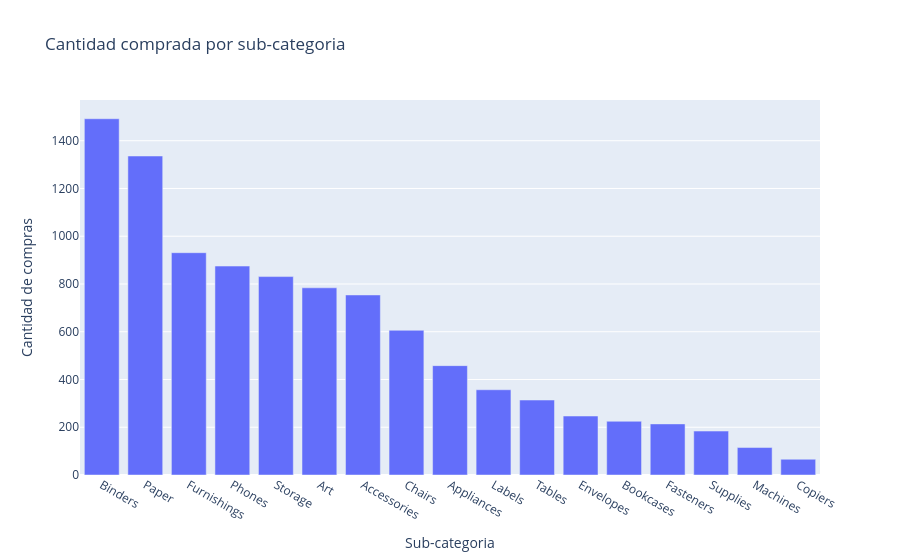
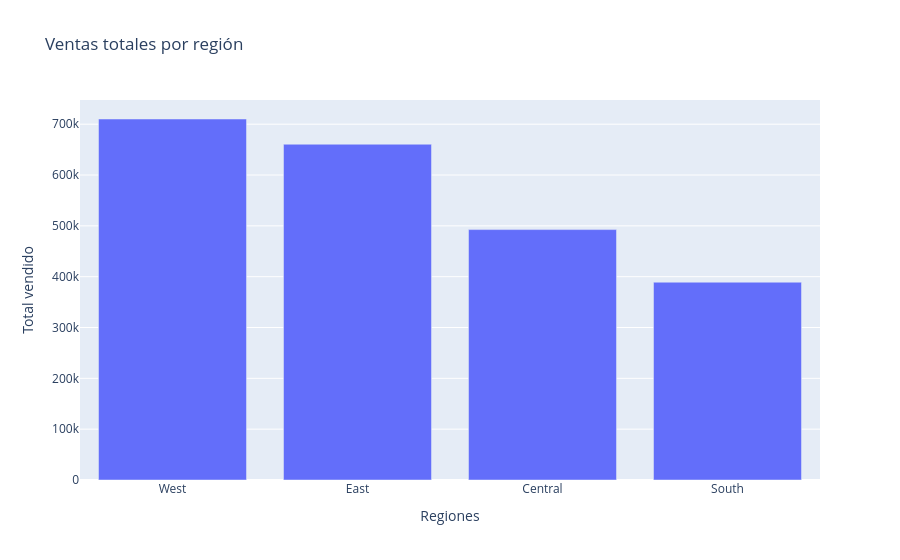
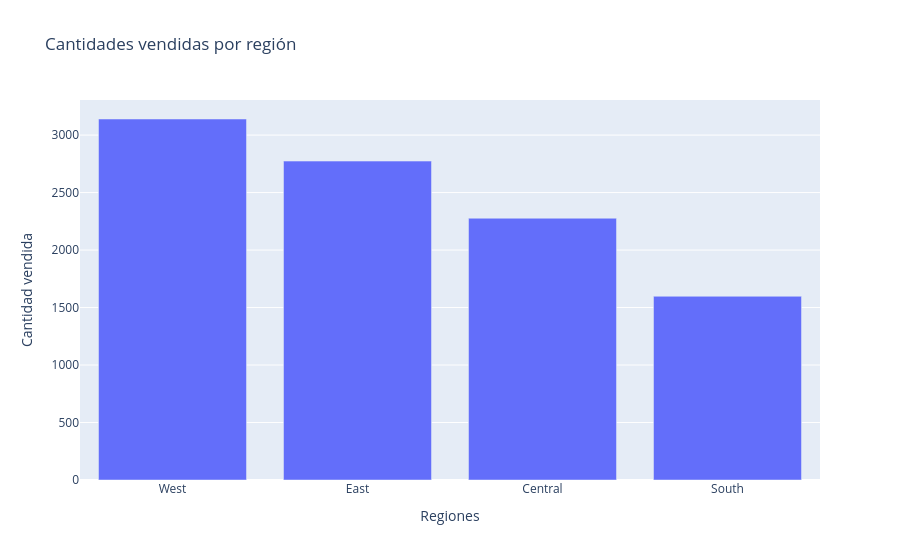
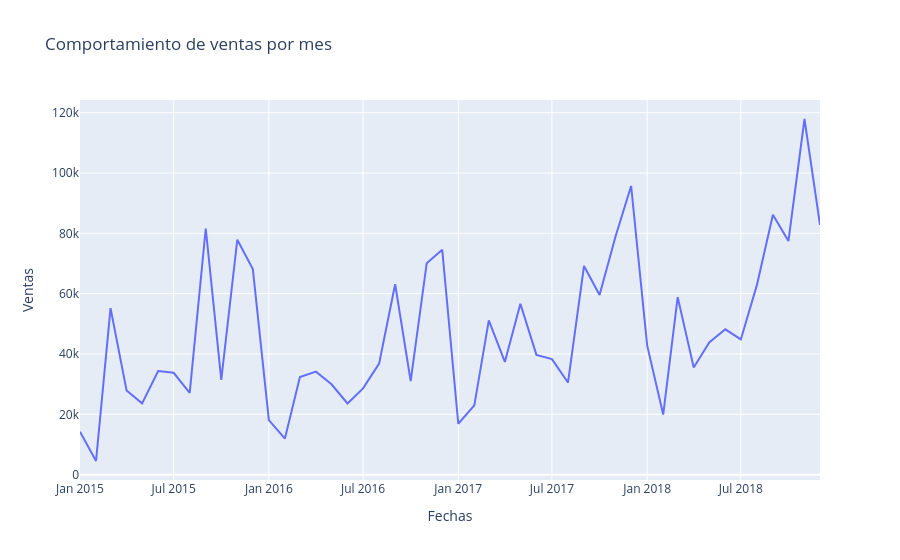

Here is the notebook cell these charts were saved with, in order:
### Markdown cell above
### Mostrar los gráficos de plotly
Estos gráficos estan configurados para mostrarse en el navegador gracias a "pio"    
Orden de los gráficos:  
1. Sub-category/Count  
2. Region/Sales    
3. Region/Count    
4. Order Date/Sales    
5. State/Sales 
6. State/Count

### Code cell
fig_sub_category_count.show()
fig_region_total_sale.show()
fig_region_count.show()
fig_months_total_sale.show()
fig_state_and_total_sale.show()
fig_state_count.show()

### Figure 1 — Plotly figure (JSON) as saved in the notebook; plotly's stock layout.template omitted (floating-point values rounded to 4 significant figures)
{"data": [{"type": "bar", "x": ["Binders", "Paper", "Furnishings", "Phones", "Storage", "Art", "Accessories", "Chairs", "Appliances", "Labels", "Tables", "Envelopes", "Bookcases", "Fasteners", "Supplies", "Machines", "Copiers"], "y": [1492, 1336, 931, 875, 831, 784, 754, 606, 458, 357, 314, 247, 225, 214, 184, 115, 66]}], "layout": {"title": {"text": "Cantidad comprada por sub-categoria"}, "xaxis": {"title": {"text": "Sub-categoria"}}, "yaxis": {"title": {"text": "Cantidad de compras"}}}}

### Figure 2 — Plotly figure (JSON) as saved in the notebook; plotly's stock layout.template omitted (floating-point values rounded to 4 significant figures)
{"data": [{"type": "bar", "x": ["West", "East", "Central", "South"], "y": [710200.0, 660600.0, 492600.0, 389200.0]}], "layout": {"title": {"text": "Ventas totales por región"}, "xaxis": {"title": {"text": "Regiones"}}, "yaxis": {"title": {"text": "Total vendido"}}}}

### Figure 3 — Plotly figure (JSON) as saved in the notebook; plotly's stock layout.template omitted (floating-point values rounded to 4 significant figures)
{"data": [{"type": "bar", "x": ["West", "East", "Central", "South"], "y": [3140, 2774, 2277, 1598]}], "layout": {"title": {"text": "Cantidades vendidas por región"}, "xaxis": {"title": {"text": "Regiones"}}, "yaxis": {"title": {"text": "Cantidad vendida"}}}}

### Figure 4 — Plotly figure (JSON) as saved in the notebook; plotly's stock layout.template omitted (floating-point values rounded to 4 significant figures)
{"data": [{"mode": "lines", "type": "scatter", "x": ["2015-01-01T00:00:00", "2015-02-01T00:00:00", "2015-03-01T00:00:00", "2015-04-01T00:00:00", "2015-05-01T00:00:00", "2015-06-01T00:00:00", "2015-07-01T00:00:00", "2015-08-01T00:00:00", "2015-09-01T00:00:00", "2015-10-01T00:00:00", "2015-11-01T00:00:00", "2015-12-01T00:00:00", "2016-01-01T00:00:00", "2016-02-01T00:00:00", "2016-03-01T00:00:00", "2016-04-01T00:00:00", "2016-05-01T00:00:00", "2016-06-01T00:00:00", "2016-07-01T00:00:00", "2016-08-01T00:00:00", "2016-09-01T00:00:00", "2016-10-01T00:00:00", "2016-11-01T00:00:00", "2016-12-01T00:00:00", "2017-01-01T00:00:00", "2017-02-01T00:00:00", "2017-03-01T00:00:00", "2017-04-01T00:00:00", "2017-05-01T00:00:00", "2017-06-01T00:00:00", "2017-07-01T00:00:00", "2017-08-01T00:00:00", "2017-09-01T00:00:00", "2017-10-01T00:00:00", "2017-11-01T00:00:00", "2017-12-01T00:00:00", "2018-01-01T00:00:00", "2018-02-01T00:00:00", "2018-03-01T00:00:00", "2018-04-01T00:00:00", "2018-05-01T00:00:00", "2018-06-01T00:00:00", "2018-07-01T00:00:00", "2018-08-01T00:00:00", "2018-09-01T00:00:00", "2018-10-01T00:00:00", "2018-11-01T00:00:00", "2018-12-01T00:00:00"], "y": [14210.0, 4520.0, 55210.0, 27910.0, 23640.0, 34320.0, 33780.0, 27120.0, 81620.0, 31450.0, 77910.0, 68170.0, 18070.0, 11950.0, 32340.0, 34150.0, 29960.0, 23600.0, 28610.0, 36820.0, 63130.0, 31010.0, 70130.0, 74540.0, 16870.0, 22980.0, 51170.0, 37390.0, 56660.0, 39720.0, 38320.0, 30540.0, 69190.0, 59580.0, 79070.0, 95740.0, 42840.0, 19920.0, 58860.0, 35540.0, 43830.0, 48190.0, 44830.0, 62840.0, 86150.0, 77450.0, 117900.0, 82830.0]}], "layout": {"title": {"text": "Comportamiento de ventas por mes"}, "xaxis": {"title": {"text": "Fechas"}}, "yaxis": {"title": {"text": "Ventas"}}}}
